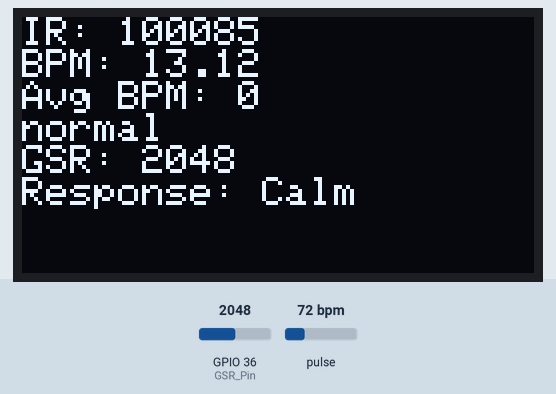
The sketch below on a simulated ESP32. Shown: 128×64 one-colour display. The test bench sets the inputs (shaded band); at power-on: GPIO 36 (GSR_Pin) = 2048, pulse 72 bpm. The display library's start-up logo is not drawn; what the sketch prints to the serial monitor is not drawn.

Above: at 5.7 s.
5.8 s: GPIO 36 (GSR_Pin) set to 319
At 7.9 s:
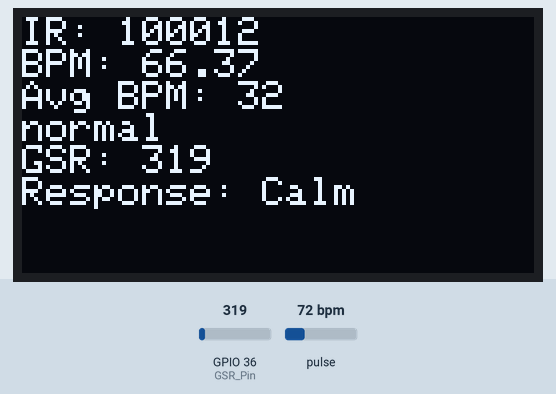
8.8 s: GPIO 36 (GSR_Pin) set to 275
At 11.4 s:
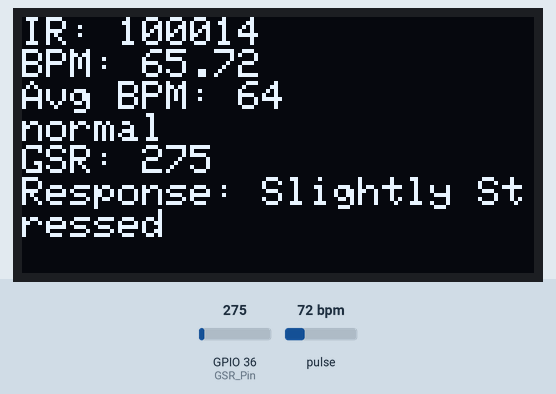
11.8 s: pulse set to 100 bpm
At 13.5 s:
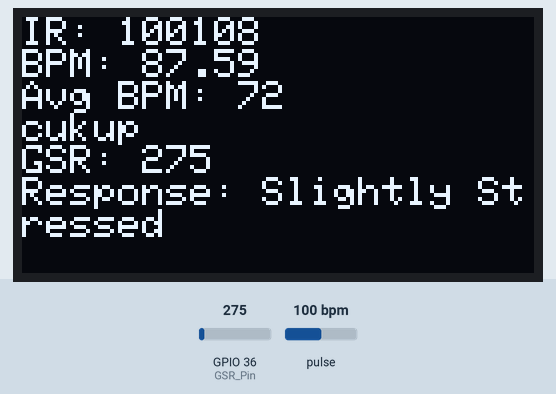
14.3 s: pulse set to 158 bpm
At 15.7 s:
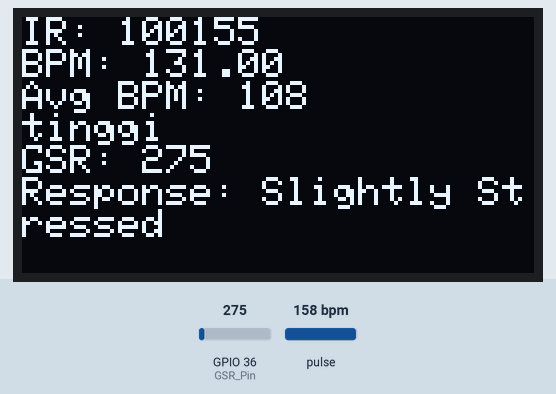
17.3 s: GPIO 36 (GSR_Pin) set to 107
At 20.0 s:
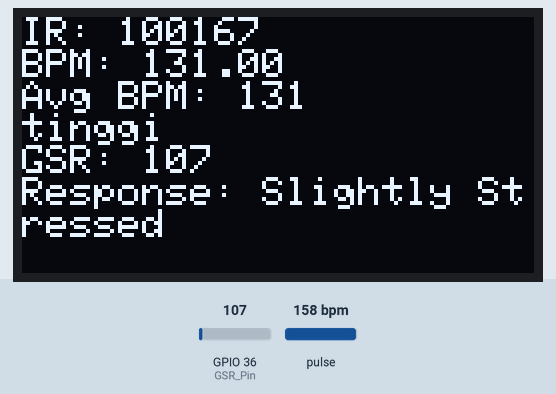
20.3 s: GPIO 36 (GSR_Pin) set to 89
At 22.4 s:
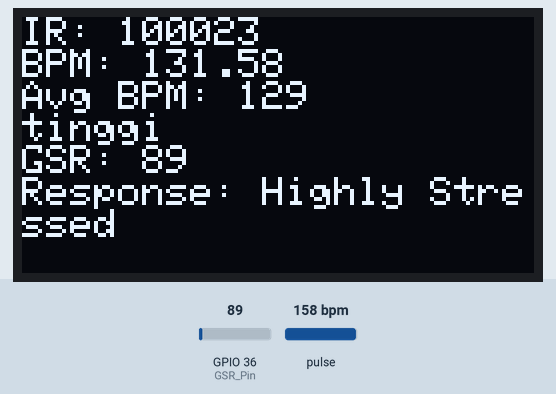
Timing chart, 0 to 23.7 s (numbered marks = the images above; inputs shaded):
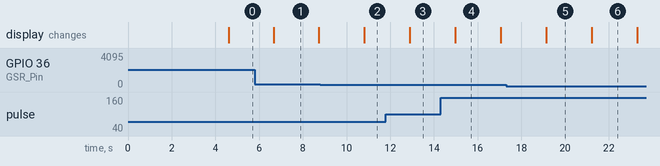

Measured:
- the behaviour switches between 301 and 300 on GPIO 36 (GSR_Pin) (found by bisection; images 1 and 2)
- the behaviour switches between 101 and 100 on GPIO 36 (GSR_Pin) (found by bisection; images 5 and 6)
- after the input at 8.8 s, the display: changes after 2.0 s (image 2)
- after the input at 11.8 s, the display: changes after 1.1 s (image 3)
- after the input at 14.3 s, the display: changes after 0.67 s (image 4)
- after the input at 17.3 s, the display: changes after 1.8 s (image 5)
- after the input at 20.3 s, the display: changes after 0.92 s (image 6)

The sketch:

gsr_oled_heartrate.ino
```cpp
#include <Wire.h>
#include "MAX30105.h"
#include "heartRate.h"
#include <Adafruit_GFX.h>
#include <Adafruit_SH110X.h>
#include <WiFi.h>

const char* ssid = "hospot";
const char* password = "18042003";

#define SCREEN_WIDTH 128
#define SCREEN_HEIGHT 64
#define OLED_RESET    -1  // Reset pin # (or -1 if sharing Arduino reset pin)
#define I2C_ADDRESS   0x3C // Alamat I2C untuk OLED, sesuaikan jika perlu

MAX30105 particleSensor;
Adafruit_SH1106G display = Adafruit_SH1106G(128, 64, &Wire, OLED_RESET);

const byte RATE_SIZE = 4; //Increase this for more averaging. 4 is good.
byte rates[RATE_SIZE]; //Array of heart rates
byte rateSpot = 0;
long lastBeat = 0; //Time at which the last beat occurred

float beatsPerMinute;
int beatAvg;
unsigned long lastUpdate = 0; // Time of last display update
const unsigned long UPDATE_INTERVAL = 2000; // Interval for display update in milliseconds

const int GSR_Pin = A0;  // Pin analog untuk input dari sensor GSR
int sensorValue = 0;     // Variabel untuk menyimpan nilai sensor
int baselineValue = 0;   // Nilai baseline untuk perbandingan
const int numReadings = 50;    // Jumlah pembacaan untuk kalibrasi
int readings[50];        // Array untuk menyimpan pembacaan kalibrasi

void setup() {
  Serial.begin(115200);
  Serial.println("Initializing...");

  // Initialize OLED display
  if (!display.begin(I2C_ADDRESS, OLED_RESET)) {
    Serial.println(F("OLED allocation failed"));
    for (;;);
  }
  display.display();
  delay(2000); // Pause for 2 seconds
  display.clearDisplay();

  // Initialize MAX30105 sensor
  if (!particleSensor.begin(Wire, I2C_SPEED_FAST)) { //Use default I2C port, 400kHz speed
    Serial.println("MAX30105 was not found. Please check wiring/power.");
    while (1);
  }
  Serial.println("Place your index finger on the sensor with steady pressure.");

  particleSensor.setup(); //Configure sensor with default settings
  particleSensor.setPulseAmplitudeRed(0x0A); //Turn Red LED to low to indicate sensor is running
  particleSensor.setPulseAmplitudeGreen(0); //Turn off Green LED

  // Calibrate GSR sensor to get initial baseline value
  Serial.println("Calibrating GSR sensor...");
  for (int i = 0; i < numReadings; i++) {
    readings[i] = analogRead(GSR_Pin);
    delay(50);
  }

  // Calculate average baseline value
  for (int i = 0; i < numReadings; i++) {
    baselineValue += readings[i];
  }
  baselineValue /= numReadings;
  Serial.print("Baseline Value: ");
  Serial.println(baselineValue);
}

void loop() {
  // Read and process MAX30105 sensor data
  long irValue = particleSensor.getIR();

  if (checkForBeat(irValue) == true) {
    // We sensed a beat!
    long delta = millis() - lastBeat;
    lastBeat = millis();

    beatsPerMinute = 60 / (delta / 1000.0);

    if (beatsPerMinute < 255 && beatsPerMinute > 20) {
      rates[rateSpot++] = (byte)beatsPerMinute; // Store this reading in the array
      rateSpot %= RATE_SIZE; // Wrap variable

      // Take average of readings
      beatAvg = 0;
      for (byte x = 0 ; x < RATE_SIZE ; x++)
        beatAvg += rates[x];
      beatAvg /= RATE_SIZE;
    }
  }

  // Print heart rate data to Serial
  Serial.print("IR=");
  Serial.print(irValue);
  Serial.print(", BPM=");
  Serial.print(beatsPerMinute);
  Serial.print(", Avg BPM=");
  Serial.print(beatAvg);

  if (irValue < 50000)
    Serial.print(" No finger?");

  Serial.println();

  // Read GSR sensor value
  sensorValue = analogRead(GSR_Pin);

  // Calculate difference from baseline
  int diff = sensorValue - baselineValue;

  // Determine emotional response category
  String emotionalResponse;
  if (sensorValue > 300) {
    emotionalResponse = "Calm";
  } else if (sensorValue <= 300 && sensorValue > 100) {
    emotionalResponse = "Slightly Stressed";
  } else if (sensorValue >= 100 && sensorValue < 30) {
    emotionalResponse = "Stressed";
  } else {
    emotionalResponse = "Highly Stressed";
  }

  // Print GSR data to Serial
  Serial.print("GSR Value: ");
  Serial.print(sensorValue);
  Serial.print(" | Difference: ");
  Serial.print(diff);
  Serial.print(" | Emotional Response: ");
  Serial.println(emotionalResponse);

  // Update OLED display every UPDATE_INTERVAL milliseconds
  if (millis() - lastUpdate >= UPDATE_INTERVAL) {
    lastUpdate = millis();

    display.clearDisplay();
    display.setTextSize(1);
    display.setTextColor(SH110X_WHITE);
    display.setCursor(0, 0);
    display.print("IR: ");
    display.println(irValue);
    display.print("BPM: ");
    display.println(beatsPerMinute);
    display.print("Avg BPM: ");
    display.println(beatAvg);

    if (beatsPerMinute < 80) {
      display.println("normal");
    } else if (beatsPerMinute >= 80 && beatsPerMinute <= 110) {
      display.println("cukup");
    } else {
      display.println("tinggi");
    }

    if (irValue < 50000) {
      display.println("No finger?");
    }

    display.setCursor(0, 32);
    display.print("GSR: ");
    display.println(sensorValue);
    display.print("Response: ");
    display.println(emotionalResponse);

    display.display();
  }

  // Wait before reading the next GSR value
  delay(100);
}
```
